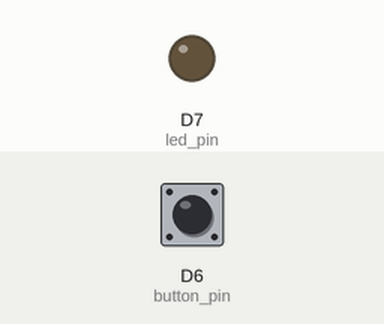
This sketch was run on a simulated ESP8266 (NodeMCU). Parts: output pins drawn as LEDs (lit = HIGH). The inputs (shaded band) are chosen by the test bench; at power-on: D6 (button_pin) LOW.

Above: at 1.2 s.
1.3 s: D6 (button_pin) pulled HIGH for 0.15 s
At 1.37 s:
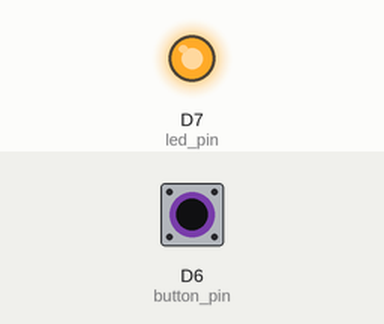
2.9 s: D6 (button_pin) pulled HIGH for 3.2 s
At 7.4 s:
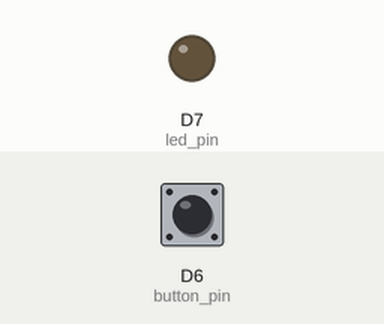
Timing chart, 0 to 8.9 s (numbered marks = the images above; inputs shaded):
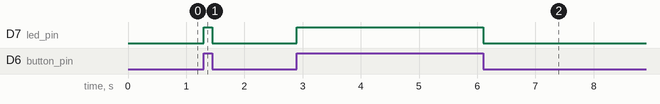

The sketch:

button_led.ino
```cpp
//глобально объявляем переменные пинов к которым подключны кнопка и светодиод
int button_pin = D6;
int led_pin = D7;

//функция вызывается один раз при включении микроконтроллера
void setup() {
  //режим пина на Выход, т.к подаем сигнал
  pinMode(led_pin, OUTPUT);
  //режим на вход, т.к считываем сигнал
  pinMode(button_pin, INPUT);
}

//функция вызывается в бесконечном цикле после setup.
//основная работа выполняется тут
void loop() {
  //считываем состояние кнопки
  //у цифрового пина может быть только 2 состояния - вкл выкл, 1 или 0 соотвественно
  int buttonStatus = digitalRead(button_pin);
  //записываем состояние в светодиод
  digitalWrite(led_pin, buttonStatus);
}
```

Measured:
- after the input at 1.3 s, D7 (led_pin): LOW → HIGH at once, → LOW 0.15 s later
- after the input at 2.9 s, D7 (led_pin): LOW → HIGH at once, → LOW 3.2 s later
